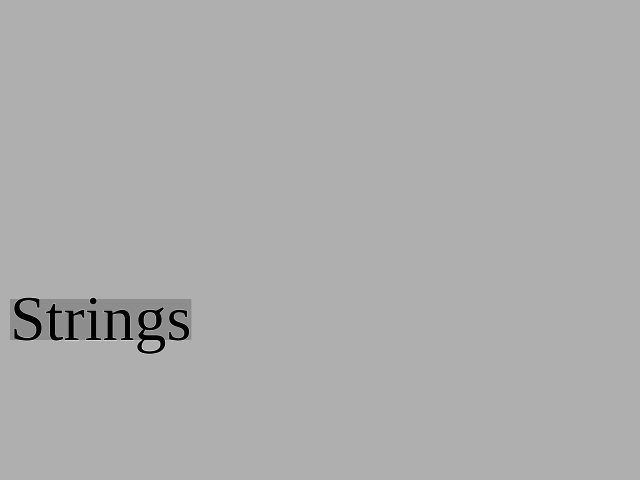
Frame 1 (no input)
Frame 60 (no input): identical to frame 1, image omitted
Frame 120 (the mouse pressed at the canvas centre since frame 60): identical to frame 1, image omitted

The p5.js sketch that drew this single still picture (run headless with seeded random() and noise() and a simulated clock; from frame 60 on, the mouse is pressed at the canvas centre):

// p5.js sketch
// ── sketch.js
// Chris McKinlay
// Programming from A to Z, Fall 2014
// https://github.com/mckinlay/text

// Basics of drawing text in canvas

var slider;

function setup() {
  // Make a canvas and a slider
  createCanvas(640, 480);
  slider = createSlider(4, 256, 64);
} 

function draw() {
  background(175);

  // You can use any available web font
  // If you want to use a font that isn't available by default add a link to your HTML header
  // For example find a font here: https://www.google.com/fonts#
  // And get its link:
  // <link href='http://fonts.googleapis.com/css?family=Lobster' rel='stylesheet' type='text/css'>
  textFont('Lobster');

  // textFont('Georgia');
  
  // Size
  var fs = slider.value();
  textSize(fs);

  // Fill
  fill(0);
  // Outline        
  stroke(255);

  var s = 'Strings';

  // Draw the text at an x/y
  text(s, 10, height/2 + 100);

  // We can dynamically calulate the width of the text (and height)
  // of a textbox using textWidth(), textAscent(), and textDescent()
  noStroke();
  fill(0,50);
  var w = textWidth(s);
  var h = textAscent() - textDescent();
  rect(10, height/2 + 100 - h, w, h);



}
